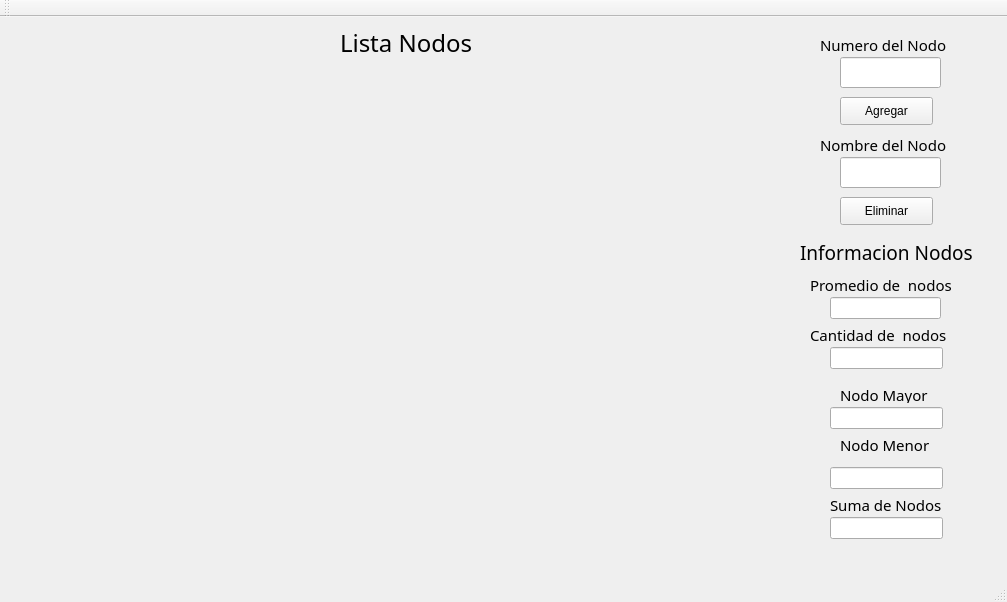
<?xml version="1.0" encoding="UTF-8"?>
<ui version="4.0">
 <class>MainWindow</class>
 <widget class="QMainWindow" name="MainWindow">
  <property name="geometry">
   <rect>
    <x>0</x>
    <y>0</y>
    <width>1007</width>
    <height>602</height>
   </rect>
  </property>
  <property name="windowTitle">
   <string>MainWindow</string>
  </property>
  <widget class="QWidget" name="centralWidget">
   <widget class="QPushButton" name="btn1">
    <property name="geometry">
     <rect>
      <x>840</x>
      <y>80</y>
      <width>93</width>
      <height>28</height>
     </rect>
    </property>
    <property name="text">
     <string>Agregar</string>
    </property>
   </widget>
   <widget class="QLabel" name="label_2">
    <property name="geometry">
     <rect>
      <x>340</x>
      <y>-10</y>
      <width>461</width>
      <height>71</height>
     </rect>
    </property>
    <property name="font">
     <font>
      <family>Goudy Old Style</family>
      <pointsize>18</pointsize>
     </font>
    </property>
    <property name="text">
     <string>Lista Nodos</string>
    </property>
   </widget>
   <widget class="QLineEdit" name="ingresar2">
    <property name="geometry">
     <rect>
      <x>840</x>
      <y>40</y>
      <width>101</width>
      <height>31</height>
     </rect>
    </property>
   </widget>
   <widget class="QLabel" name="label_3">
    <property name="geometry">
     <rect>
      <x>820</x>
      <y>20</y>
      <width>171</width>
      <height>16</height>
     </rect>
    </property>
    <property name="font">
     <font>
      <family>Goudy Old Style</family>
      <pointsize>11</pointsize>
     </font>
    </property>
    <property name="text">
     <string>Numero del Nodo</string>
    </property>
   </widget>
   <widget class="QLabel" name="label_7">
    <property name="geometry">
     <rect>
      <x>820</x>
      <y>120</y>
      <width>171</width>
      <height>16</height>
     </rect>
    </property>
    <property name="font">
     <font>
      <family>Goudy Old Style</family>
      <pointsize>11</pointsize>
     </font>
    </property>
    <property name="text">
     <string>Nombre del Nodo</string>
    </property>
   </widget>
   <widget class="QLineEdit" name="ingresar4">
    <property name="geometry">
     <rect>
      <x>840</x>
      <y>140</y>
      <width>101</width>
      <height>31</height>
     </rect>
    </property>
   </widget>
   <widget class="QPushButton" name="btn2">
    <property name="geometry">
     <rect>
      <x>840</x>
      <y>180</y>
      <width>93</width>
      <height>28</height>
     </rect>
    </property>
    <property name="text">
     <string>Eliminar</string>
    </property>
   </widget>
   <widget class="QLabel" name="label_8">
    <property name="geometry">
     <rect>
      <x>800</x>
      <y>200</y>
      <width>461</width>
      <height>71</height>
     </rect>
    </property>
    <property name="font">
     <font>
      <family>Goudy Old Style</family>
      <pointsize>14</pointsize>
     </font>
    </property>
    <property name="text">
     <string>Informacion Nodos</string>
    </property>
   </widget>
   <widget class="QLabel" name="label_9">
    <property name="geometry">
     <rect>
      <x>810</x>
      <y>260</y>
      <width>181</width>
      <height>16</height>
     </rect>
    </property>
    <property name="font">
     <font>
      <family>Goudy Old Style</family>
      <pointsize>11</pointsize>
     </font>
    </property>
    <property name="text">
     <string>Promedio de  nodos</string>
    </property>
   </widget>
   <widget class="QLabel" name="label_10">
    <property name="geometry">
     <rect>
      <x>810</x>
      <y>310</y>
      <width>181</width>
      <height>16</height>
     </rect>
    </property>
    <property name="font">
     <font>
      <family>Goudy Old Style</family>
      <pointsize>11</pointsize>
     </font>
    </property>
    <property name="text">
     <string>Cantidad de  nodos</string>
    </property>
   </widget>
   <widget class="QLabel" name="label_11">
    <property name="geometry">
     <rect>
      <x>840</x>
      <y>370</y>
      <width>181</width>
      <height>16</height>
     </rect>
    </property>
    <property name="font">
     <font>
      <family>Goudy Old Style</family>
      <pointsize>11</pointsize>
     </font>
    </property>
    <property name="text">
     <string>Nodo Mayor</string>
    </property>
   </widget>
   <widget class="QLabel" name="label_12">
    <property name="geometry">
     <rect>
      <x>840</x>
      <y>420</y>
      <width>111</width>
      <height>16</height>
     </rect>
    </property>
    <property name="font">
     <font>
      <family>Goudy Old Style</family>
      <pointsize>11</pointsize>
     </font>
    </property>
    <property name="text">
     <string>Nodo Menor</string>
    </property>
   </widget>
   <widget class="QLabel" name="label_13">
    <property name="geometry">
     <rect>
      <x>830</x>
      <y>480</y>
      <width>181</width>
      <height>16</height>
     </rect>
    </property>
    <property name="font">
     <font>
      <family>Goudy Old Style</family>
      <pointsize>11</pointsize>
     </font>
    </property>
    <property name="text">
     <string>Suma de Nodos</string>
    </property>
   </widget>
   <widget class="QLineEdit" name="set1">
    <property name="geometry">
     <rect>
      <x>830</x>
      <y>280</y>
      <width>111</width>
      <height>22</height>
     </rect>
    </property>
   </widget>
   <widget class="QLineEdit" name="set2">
    <property name="geometry">
     <rect>
      <x>830</x>
      <y>330</y>
      <width>113</width>
      <height>22</height>
     </rect>
    </property>
   </widget>
   <widget class="QLineEdit" name="set3">
    <property name="geometry">
     <rect>
      <x>830</x>
      <y>390</y>
      <width>113</width>
      <height>22</height>
     </rect>
    </property>
   </widget>
   <widget class="QLineEdit" name="set4">
    <property name="geometry">
     <rect>
      <x>830</x>
      <y>450</y>
      <width>113</width>
      <height>22</height>
     </rect>
    </property>
   </widget>
   <widget class="QLineEdit" name="set5">
    <property name="geometry">
     <rect>
      <x>830</x>
      <y>500</y>
      <width>113</width>
      <height>22</height>
     </rect>
    </property>
   </widget>
  </widget>
  <widget class="QToolBar" name="mainToolBar">
   <attribute name="toolBarArea">
    <enum>TopToolBarArea</enum>
   </attribute>
   <attribute name="toolBarBreak">
    <bool>false</bool>
   </attribute>
  </widget>
  <widget class="QStatusBar" name="statusBar"/>
 </widget>
 <layoutdefault spacing="6" margin="11"/>
 <resources/>
 <connections/>
</ui>
